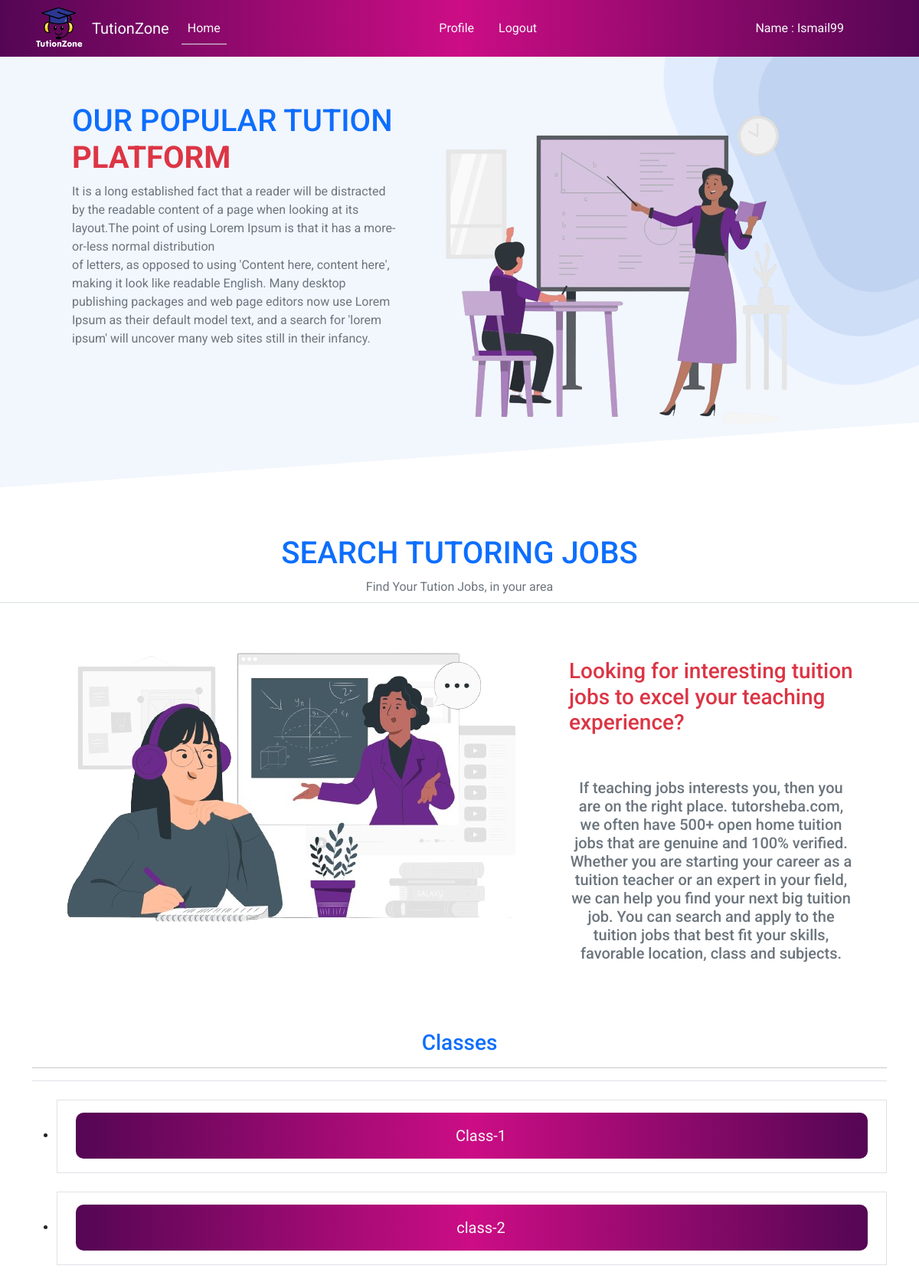
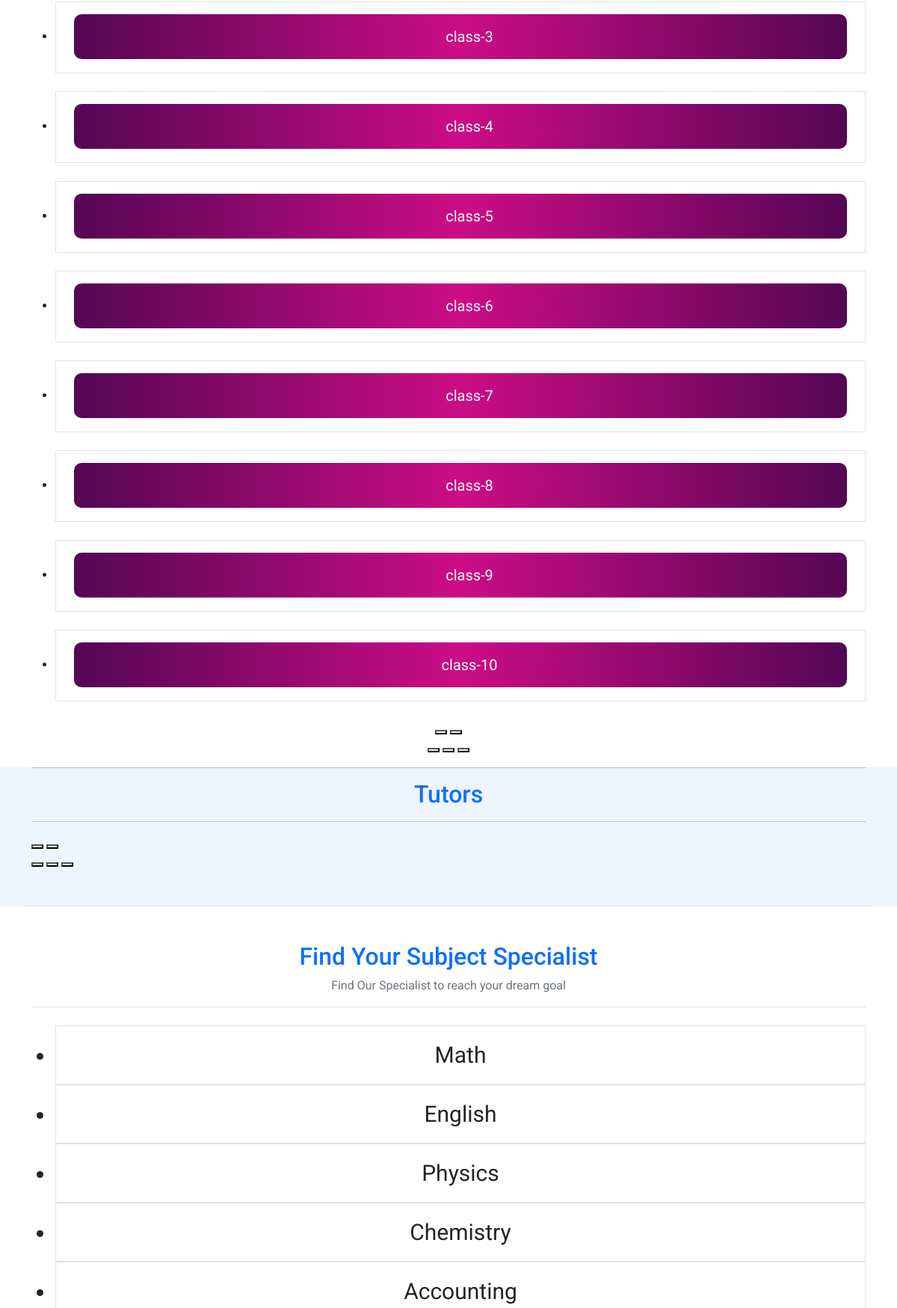
The page /category/class-1/ (signed in, upper part) on the database its author committed (2 pictures, top to bottom).
### categorybyclasses/models.py (models this page shows, shortened)
class CategoryByClasses(models.Model):
    name = models.CharField(max_length =30)
    slug = models.SlugField(max_length =40)

### tutionzone/views.py (the view)
# urls.py: 2. Add a URL to urlpatterns:  path('', views.home, name='home')
def home(request ,Category_slug =None):
    data = AddTutors.objects.all()
    form = CategoryByClasses.objects.all()
    if Category_slug is not None:
        class_category = CategoryByClasses.objects.get(slug = Category_slug)
        data = AddTutors.objects.filter(class_category=class_category)
    return render(request, 'home.html',{'data':data , 'category':form})

### templates/home.html (shortened to what this page needs)
{% extends "base.html" %}
{% load static %}
{% block content %}
<div style="background-image: url({% static 'bg.PNG'%});
background-size: cover;
background-position: center;
background-repeat: no-repeat;
width: 100%;
">
  <div class="top-part  p-5 mb-5  container d-flex justify-content-between">
      <div class="top-part1 p-3">
          <h1 class="text-primary ">OUR POPULAR TUTION <strong class='text-danger'>PLATFORM</strong> </h1>
          <p class="text-secondary ">It is a long established fact that a reader will be distracted by the readable content of a page when looking at its layout.The point of using Lorem Ipsum is that it has a more-or-less normal distribution <br> of letters, as opposed to using 'Content here, content here', making it look like readable English. Many desktop publishing packages and web page editors now use Lorem Ipsum as their default model text, and a search for 'lorem ipsum' will uncover many web sites still in their infancy.  </p>
      </div>
      <div class="top-part2 p-3">
          <img class="bouncing-image " src="{% static 'tution.png' %}" alt="tution-img" />
      </div>
  </div>
</div>
<div class="">
  <h1 class="text-primary  text-center">SEARCH TUTORING JOBS</h1>
    <p class="text-secondary text-center border-bottom pb-2 ">Find Your Tution Jobs, in your area</p>
    <div class="jobs-part container d-flex justify-content-between p-2">
          <div>
            <img class="bouncing-image p-3" src="{% static 'jobs.png' %}" alt="tution-img" />
          </div>
        <div>
            <h3 class="text-danger ps-5 mt-5">Looking for interesting tuition jobs to excel your teaching experience?</h3>
            <p class="text-secondary p-5 h5 text-center">If teaching jobs interests you, then you are on the right place. tutorsheba.com, we often have 500+ open home tuition jobs that are genuine and 100% verified. Whether you are starting your career as a tuition teacher or an expert in your field, we can help you find your next big tuition job. You can search and apply to the tuition jobs that best fit your skills, favorable location, class and subjects.</p>
        </div>
    </div>
  </div>
<div class=" container text-center mt-4">
    <h3 class="text-primary"> Classes</h3><hr>
    <div class="swiffy-slider slider-item-show4 slider-item-reveal pt-4 border-top slider-nav-round slider-nav-dark">
      <ul class="slider-container">
        {% for dt in category %}
          <li class="border text-center p-3 mb-4">
              <div class="form-check   mx-2 " style="background: linear-gradient(90deg,#540654,#cc0d85 50%,#540654 100%,#00d4ff 0); border-radius:10px;">
                  <label class="form-check-label p-2" for="{{dt.id}}">
                      <b><a href="{% url 'Category_slug' dt.slug %}" style="font-size:20px;" class="btn text-light ">{{dt.name}}</a></b>
                  </label>
              </div>
            </li>
        {% endfor %}
      </ul>
      <button type="button" class="slider-nav"></button>
      <button type="button" class="slider-nav slider-nav-next"></button>
      <div class="slider-indicators">
        <button class="active"></button>
        <button></button>
        <button></button>
      </div>
    </div>
</div>
<div style="background:#EEF5FF;">
  <div class="swiffy-slider slider-item-show3 slider-nav-round slider-nav-outside container border-bottom pb-5">
      <hr>
      <h2 class='text-center text-primary '>Tutors</h2>
      <hr>
      <button type="button" class="slider-nav "></button>
      <button type="button" class="slider-nav slider-nav-next "></button>
      <div class="slider-indicators">
          <button class=" active"></button>
          <button ></button>
          <button ></button>
      </div>
  </div>
</div>
<div class="subjects container mt-5">
  <h2 class="text-center text-primary">Find Your Subject Specialist</h2>
  <p class="text-center text-secondary">Find Our Specialist to reach your dream goal</p>
  <div class="swiffy-slider slider-item-show4 slider-item-reveal pt-4 border-top slider-nav-round slider-nav-dark">
    <ul class="slider-container">
      <li class="border text-center p-3" style="font-size:30px;">Math</li>
      <li class="border text-center p-3" style="font-size:30px;">English</li>
      <li class="border text-center p-3" style="font-size:30px;">Physics</li>
      <li class="border text-center p-3" style="font-size:30px;">Chemistry</li>
      <li class="border text-center p-3" style="font-size:30px;">Accounting</li>
    </ul>
  </div>
</div>
{% endblock content %}

### templates/base.html (shortened to what this page needs)
<!doctype html>
<html lang="en">
    <head>
        {% load static %}
        <link href="https://cdn.jsdelivr.net/npm/swiffy-slider@1.6.0/dist/css/swiffy-slider.min.css" rel="stylesheet">
        <link
            href="https://cdn.jsdelivr.net/npm/bootstrap@5.3.2/dist/css/bootstrap.min.css"
            rel="stylesheet"
        />
        <link href="{% static 'style.css' %}" rel="stylesheet"/>
    </head>
    <body>
      <header class="banner" style="padding-bottom:70px">
        <nav class="navbar fixed-top navbar-expand-lg text-light"   >
          <div class="container">
            <img class=" text-light" width="70px" src="{% static 'logos.png'%}" alt="logo" />
            <a class="navbar-brand text-light ms-2" href="{% url 'homepage' %}">TutionZone</a>
            <div class="collapse navbar-collapse" id="navbarSupportedContent">
              <ul class="navbar-nav me-auto mb-2 mb-lg-0">
                <li class="nav-item">
                  <a class="nav-link text-light border-bottom" href="{% url 'homepage' %}">Home</a>
                </li>
              </ul>
              <ul class="navbar-nav me-auto mb-2 mb-lg-0">
                  {% if user.is_authenticated %}
                  <li class="nav-item me-3">
                      <a class="nav-link  text-light" aria-current="page" href="{% url 'profile'%}">Profile</a>
                    </li>
                    <li class="nav-item">
                      <a class="nav-link text-light " href="{% url 'logout' %}">Logout</a>
                    </li>
                  {%endif%}
                </ul>
            </div>
            {% if user.is_authenticated %}
            <ul class="navbar-nav me-auto pe-5 mb-2 mb-lg-0">
              <li class="nav-item">
                <a class="nav-link text-light  " href=""> Name : {{request.user.username}}</a>
              </li>
            </ul>
            {% endif %}
          </div>
      </nav>
      </header>
        {% block content %}
        {% endblock content %}
    </body>
</html>

### static/style.css (style rules this page uses)
body { margin: 0; padding: 0; }
.navbar { background-color: rgba(255, 255, 255, 0.8); }

### templates/base.html (style rules this page uses)
body { font-family: 'Montserrat', sans-serif; font-family: 'Roboto', sans-serif; }
nav { background: linear-gradient(90deg,#540654,#cc0d85 50%,#540654 100%,#00d4ff 0); }

### templates/home.html (style rules this page uses)
.bouncing-image { animation: bounce 1s infinite; }

### rows shown on the page
CategoryByClasses: name "Class-1"
CategoryByClasses: name "class-2"
CategoryByClasses: name "class-3"
CategoryByClasses: name "class-4"
CategoryByClasses: name "class-5"
CategoryByClasses: name "class-6"
CategoryByClasses: name "class-7"
CategoryByClasses: name "class-8"
CategoryByClasses: name "class-9"
CategoryByClasses: name "class-10"

### other values the page prints
{{ request.user.username }} "Ismail99"
